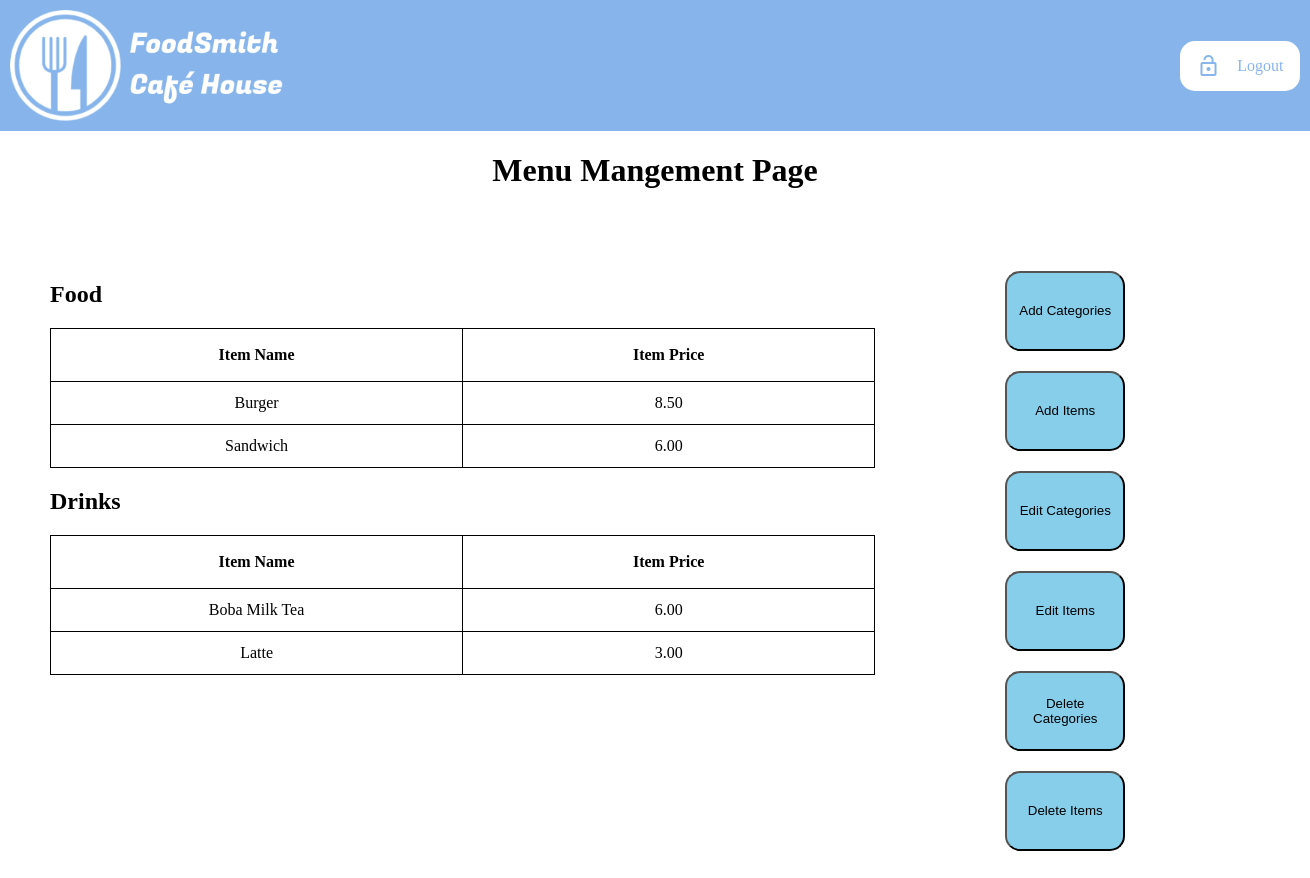
Page /menu/index.php on the committed database.
### tables this page shows
CREATE TABLE `category` (
  `categoryID` int(11) NOT NULL,
  `categoryName` text NOT NULL
);

CREATE TABLE `menu` (
  `itemID` int(11) NOT NULL,
  `categoryID` int(11) NOT NULL,
  `itemName` text NOT NULL,
  `itemPrice` float NOT NULL
);

### menu/index.php (the view, shortened to what this page needs)
<!DOCTYPE html>
<html lang="en">
<head>
	<link rel="stylesheet" href="menuStyle.css">
<?php
	include ("../template/header.php");
?>
	<h1>Menu Mangement Page</h1>
	<article>
		<div class="table-group">
	<?php
		$host = "127.0.0.1";
		$username = "root";
		$password = "";
		$database = "foodsmith";
		$conn = new mysqli($host, $username, $password, $database);
		$index = 1;
		$categoryQuery = "SELECT * FROM category";
		$categoryResult = $conn->query($categoryQuery);
		while ($categoryRow = $categoryResult->fetch_assoc())
		{
			$menuQuery = "SELECT * FROM menu WHERE categoryID = $index";
			$menuResult = $conn->query($menuQuery);
			echo "<h2>" . $categoryRow["categoryName"] . "</h2>";
			echo "<table class='theTables'><tr><th>Item Name</th><th>Item Price</th></tr>";
			if ($menuResult->num_rows > 0)
			{
				while($menuRow = $menuResult->fetch_assoc())
				{
					echo "<tr class='list-items'><td>" . $menuRow["itemName"] . "</td><td>" . number_format($menuRow["itemPrice"], 2) . "</td></tr>";
				}
			}
			else
			{
				echo "0 results";
			}
			echo "</table>";
			$index++;
		}
	?>
		</div>
		<div class='menu-buttons-group'>
			<button class='menu-buttons'>
				<p>Add Categories</p>
			</button>
			<button class='menu-buttons'>
				<p>Add Items</p>
			</button>
			<button class='menu-buttons'>
				<p>Edit Categories</p>
			</button>
			<button class='menu-buttons'>
				<p>Edit Items</p>
			</button>
			<button class='menu-buttons'>
				<p>Delete Categories</p>
			</button>
			<button class='menu-buttons'>
				<p>Delete Items</p>
			</button>
		</div>
	</article>
</body>
</html>

### menu/menuStyle.css (style rules this page uses)
body { padding: 0; margin: 0; background-color: white; }
article { padding: 50px; width: 100%; display: flex; flex-direction: row; }
h1 { text-align: center; }
.table-group { width: 70%; }
.table-group table { width: 90%; table-layout: fixed; text-align: center; }
.table-group table, .table-group th, .table-group td { border: 1px solid black; border-collapse: collapse; }
.table-group th { height: 50px; }
.table-group td { height: 40px; }
.menu-buttons-group { width: 15%; display: flex; flex-direction: column; align-items: center; }
.menu-buttons { height: 80px; width: 120px; background-color: #87ceeb; margin: 10px; border-radius: 15px; text-align: center; display: flex; justify-content: space-evenly; align-items: center; }

### rows in the picture
category: categoryName "Food"
menu: itemName "Burger", itemPrice "8.50"
menu: itemName "Sandwich", itemPrice "6.00"
category: categoryName "Drinks"
menu: itemName "Boba Milk Tea", itemPrice "6.00"
menu: itemName "Latte", itemPrice "3.00"
